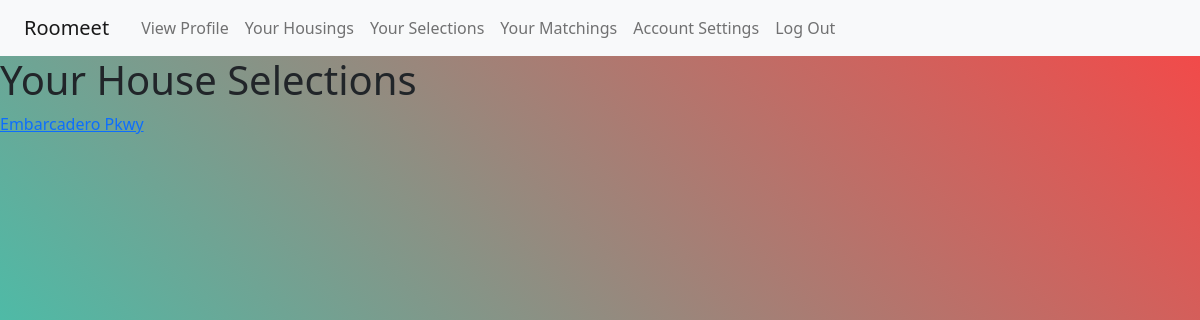
/houseselections (signed in), run on an earlier commit of the app's database.
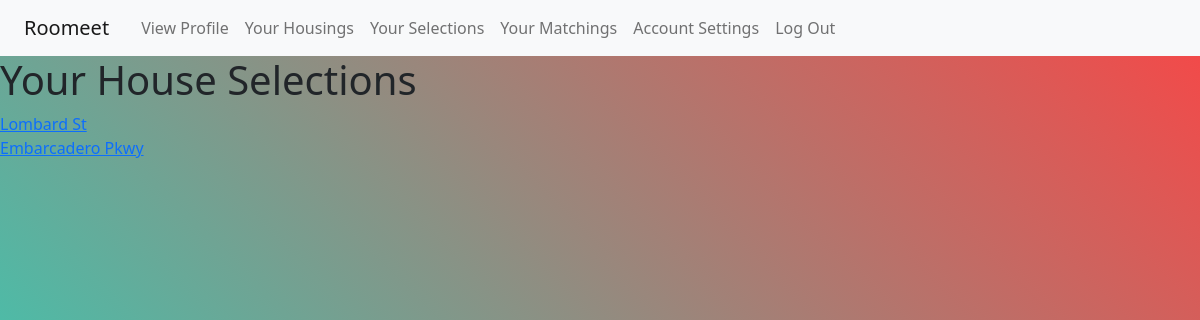
And on a later commit of the database.
### tables this page shows
CREATE TABLE housing (
  housing_id INTEGER PRIMARY KEY AUTOINCREMENT, 
  poster_id INTEGER NOT NULL, 

  photo BLOB NOT NULL, 
  description TEXT,

  housing_number INTEGER NOT NULL, 
  apt_number TEXT NOT NULL, 
  street TEXT NOT NULL, 
  city TEXT NOT NULL,
  state TEXT NOT NULL,
  zipcode INTEGER NOT NULL,

  rent INTEGER NOT NULL,

  pets TEXT NOT NULL,
  genderPref TEXT NOT NULL,

  ageMin INTEGER NOT NULL,
  ageMax INTEGER NOT NULL,


  FOREIGN KEY (poster_id) REFERENCES user (id)


);

### flaskr/algorithm.py (the view)
@bp.route('/houseselections')
def houseselections():
    user_id = session.get('user_id')
    dh = get_db().execute(
        'SELECT house_id FROM housepairing WHERE user_id = ?', (user_id,)
    ).fetchall()
    houses = []
    for house in dh:
        for i in house:
            h = get_housing(i)
            houses.append(h)
    return render_template('algorithm/houseselections.html', hlist = houses)

### flaskr/algorithm.py (called while the page is built)
def get_housing(id):
    housing = get_db().execute(
        'SELECT * FROM housing WHERE housing_id = ?', (id,)
    ).fetchone()
    if housing is None:
        abort(404, f"Housing doesn't exist.")
    return housing

### flaskr/auth.py (called while the page is built)
@bp.before_app_request
def load_logged_in_user():
    user_id = session.get('user_id')
    if user_id is None:
        g.user = None
    else:
        g.user = get_db().execute(
            'SELECT * FROM user WHERE id = ?', (user_id,)
        ).fetchone()

### flaskr/db.py (called while the page is built)
def get_db():
    if 'db' not in g:
        g.db = sqlite3.connect(
            current_app.config['DATABASE'],
            detect_types=sqlite3.PARSE_DECLTYPES
        )
        g.db.row_factory = sqlite3.Row
    return g.db

### flaskr/templates/algorithm/houseselections.html
{% extends 'base.html' %}
{% block content %}
<h1>Your House Selections
</h1>
{% for h in hlist %}
<a href="{{ url_for('housing.view_housing', houseid=(h['housing_id'])) }}">{{  h['street'] }}</a>
<br>
{% endfor %}
{% endblock %}

What changed in the data, as far as the page shows it:
added housing: street "Lombard St"
